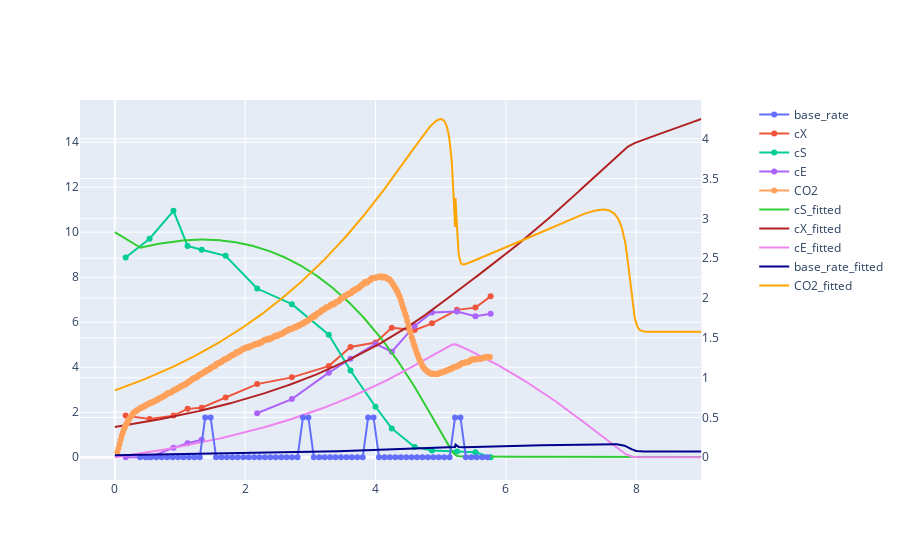
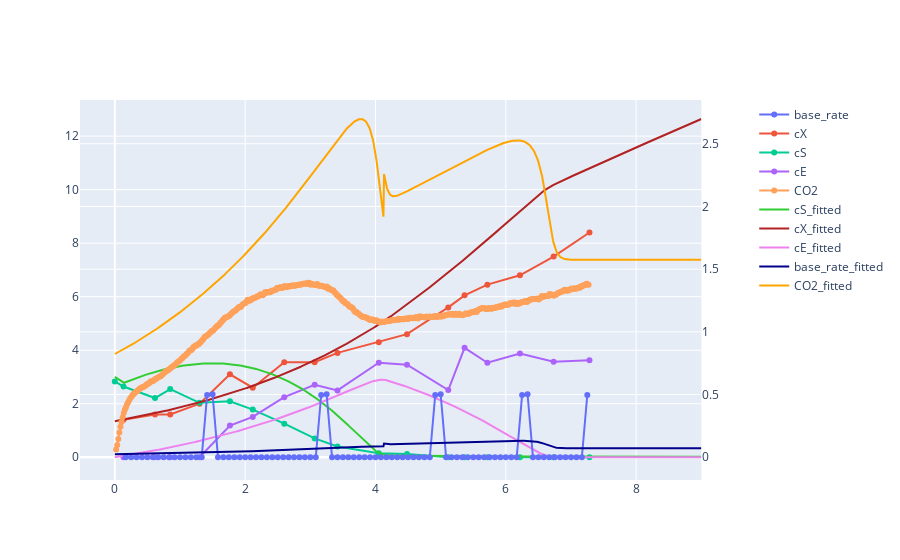
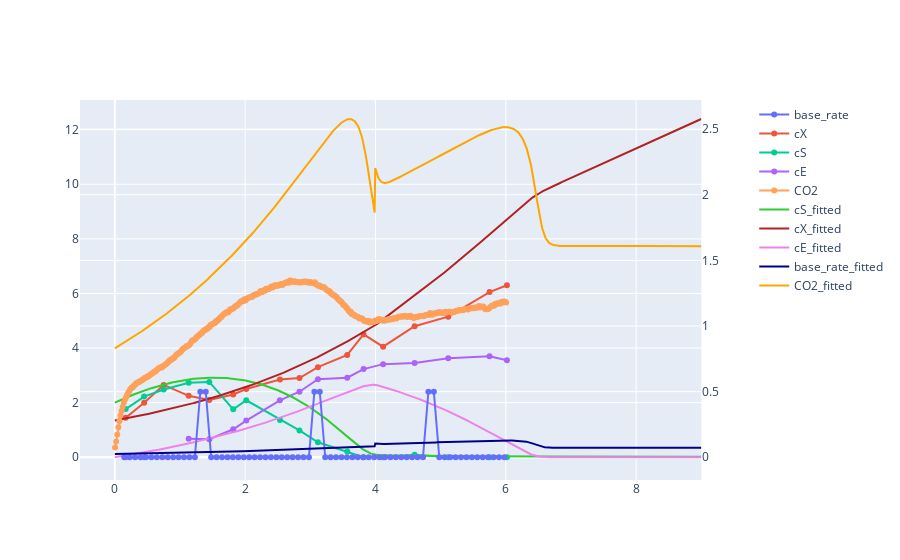
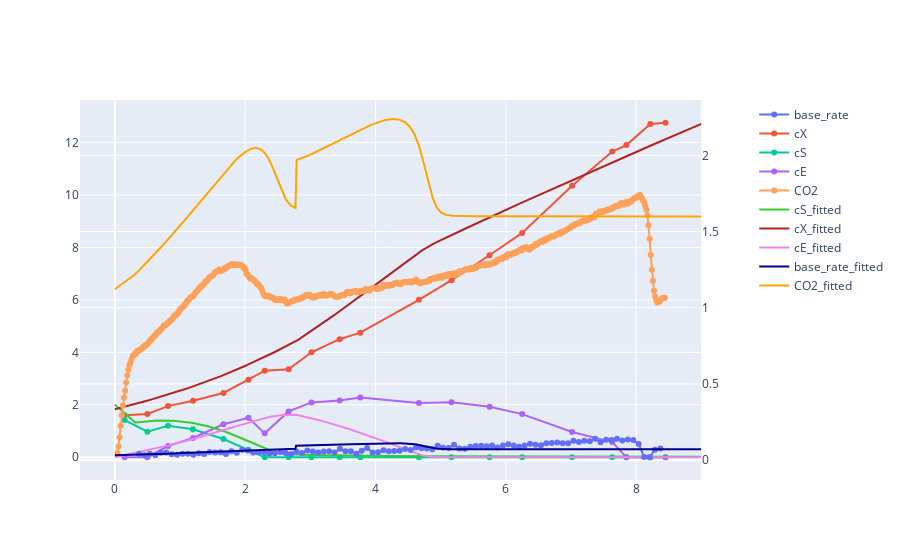

The code cell stored with these charts, in order, in its notebook:
### Code cell
line_markers = "lines+markers"
line = "lines"



for [key_dat, df_list], [key_fit, df_fit] in zip(datasets_dict_original.items(), fit_dict.items()):
    print("this is exp_data: ", key_dat)
    fig = make_subplots( specs=[[{"secondary_y": True}]]) 
    
    #exp data add
    for df_dat in df_list:
        
        for column in df_dat:
            secondary_y_flag = column  in ["base_rate", "CO2"]
            
            fig.add_trace( 
    go.Scatter(x= df_dat.index, y= df_dat[column], name= column, mode = line_markers), 
    secondary_y=secondary_y_flag, )
        


    #fit data add
    fig.add_trace( 
        go.Scatter(x= t_sim, y= df_fit["cS"], name= "cS_fitted", mode = line, marker = dict(color = "limegreen")), 
        secondary_y=False,)
    fig.add_trace( 
        go.Scatter(x= t_sim, y= df_fit["cX"], name= "cX_fitted", mode = line, marker = dict(color = "firebrick")), 
        secondary_y=False,)

    fig.add_trace( 
        go.Scatter(x= t_sim, y= df_fit["cE"], name= "cE_fitted", mode = line, marker = dict(color = "violet")), 
        secondary_y=False,)
    
    fig.add_trace( 
        go.Scatter(x= t_sim, y= df_fit["base_rate"], name= "base_rate_fitted", mode = line, marker = dict(color = "darkblue")), 
        secondary_y=True,)

    fig.add_trace( 
        go.Scatter(x= t_sim, y= df_fit["CO2"], name= "CO2_fitted", mode = line, marker = dict(color = "orange")), 
        secondary_y=True,)
    print("together with simulated model with p, y0, c in : ", key_fit)        
    fig.show()

### Figure 1 — Plotly figure (JSON) as saved in the notebook; plotly's stock layout.template omitted (floating-point values rounded to 4 significant figures; data arrays with more than 128 entries replaced by an {"elided": "..."} marker saying what was removed)
{"data": [{"mode": "lines+markers", "name": "base_rate", "type": "scatter", "x": [0.3039, 0.3872, 0.4706, 0.5539, 0.6372, 0.7206, 0.8039, 0.8872, 0.9706, 1.054, 1.137, 1.221, 1.304, 1.387, 1.471, 1.554, 1.637, 1.721, 1.804, 1.887, 1.971, 2.054, 2.137, 2.221, 2.304, 2.387, 2.471, 2.554, 2.637, 2.721, 2.804, 2.887, 2.971, 3.054, 3.137, 3.221, 3.304, 3.387, 3.471, 3.554, 3.637, 3.721, 3.804, 3.887, 3.971, 4.054, 4.137, 4.221, 4.304, 4.387, 4.471, 4.554, 4.637, 4.721, 4.804, 4.887, 4.971, 5.054, 5.137, 5.221, 5.304, 5.387, 5.471, 5.554, 5.637, 5.721], "xaxis": "x", "y": [null, 0, 0, 0, 0, 0, 0, 0, 0, 0, 0, 0, 0, 0.5, 0.5, 0, 0, 0, 0, 0, 0, 0, 0, 0, 0, 0, 0, 0, 0, 0, 0, 0.5, 0.5, 0, 0, 0, 0, 0, 0, 0, 0, 0, 0, 0.5, 0.5, 0, 0, 0, 0, 0, 0, 0, 0, 0, 0, 0, 0, 0, 0, 0.5, 0.5, 0, 0, 0, 0, 0], "yaxis": "y2"}, {"mode": "lines+markers", "name": "cX", "type": "scatter", "x": [0, 0.1667, 0.5333, 0.9, 1.117, 1.333, 1.7, 2.183, 2.717, 3.283, 3.617, 4, 4.25, 4.6, 4.867, 5.25, 5.533, 5.767], "xaxis": "x", "y": [null, 1.85, 1.7, 1.85, 2.15, 2.2, 2.65, 3.25, 3.55, 4.05, 4.9, 5.1, 5.75, 5.65, 5.95, 6.55, 6.65, 7.15], "yaxis": "y"}, {"mode": "lines+markers", "name": "cS", "type": "scatter", "x": [0, 0.1667, 0.5333, 0.9, 1.117, 1.333, 1.7, 2.183, 2.717, 3.283, 3.617, 4, 4.25, 4.6, 4.867, 5.25, 5.533, 5.767], "xaxis": "x", "y": [null, 8.879, 9.714, 10.95, 9.394, 9.222, 8.95, 7.498, 6.802, 5.449, 3.853, 2.245, 1.281, 0.4575, 0.2988, 0.2528, 0.223, 0], "yaxis": "y"}, {"mode": "lines+markers", "name": "cE", "type": "scatter", "x": [0, 0.1667, 0.5333, 0.9, 1.117, 1.333, 1.7, 2.183, 2.717, 3.283, 3.617, 4, 4.25, 4.6, 4.867, 5.25, 5.533, 5.767], "xaxis": "x", "y": [null, 0, 0, 0.4172, 0.6247, 0.7807, null, 1.953, 2.585, 3.759, 4.379, 5.034, 4.689, 5.837, 6.437, 6.472, 6.267, 6.374], "yaxis": "y"}, {"mode": "lines+markers", "name": "CO2", "type": "scatter", "x": {"elided": "344 float values"}, "xaxis": "x", "y": {"elided": "344 float values"}, "yaxis": "y2"}, {"marker": {"color": "limegreen"}, "mode": "lines", "name": "cS_fitted", "type": "scatter", "x": {"elided": "1001 float values"}, "xaxis": "x", "y": {"elided": "1001 float values"}, "yaxis": "y"}, {"marker": {"color": "firebrick"}, "mode": "lines", "name": "cX_fitted", "type": "scatter", "x": {"elided": "1001 float values"}, "xaxis": "x", "y": {"elided": "1001 float values"}, "yaxis": "y"}, {"marker": {"color": "violet"}, "mode": "lines", "name": "cE_fitted", "type": "scatter", "x": {"elided": "1001 float values"}, "xaxis": "x", "y": {"elided": "1001 float values"}, "yaxis": "y"}, {"marker": {"color": "darkblue"}, "mode": "lines", "name": "base_rate_fitted", "type": "scatter", "x": {"elided": "1001 float values"}, "xaxis": "x", "y": {"elided": "1001 float values"}, "yaxis": "y2"}, {"marker": {"color": "orange"}, "mode": "lines", "name": "CO2_fitted", "type": "scatter", "x": {"elided": "1001 float values"}, "xaxis": "x", "y": {"elided": "1001 float values"}, "yaxis": "y2"}], "layout": {"xaxis": {"anchor": "y", "domain": [0, 0.94]}, "yaxis": {"anchor": "x", "domain": [0, 1]}, "yaxis2": {"anchor": "x", "overlaying": "y", "side": "right"}}}

### Figure 2 — Plotly figure (JSON) as saved in the notebook; plotly's stock layout.template omitted (floating-point values rounded to 4 significant figures; data arrays with more than 128 entries replaced by an {"elided": "..."} marker saying what was removed)
{"data": [{"mode": "lines+markers", "name": "base_rate", "type": "scatter", "x": [0, 0.08333, 0.1667, 0.25, 0.3333, 0.4167, 0.5, 0.5833, 0.6667, 0.75, 0.8333, 0.9167, 1, 1.083, 1.167, 1.25, 1.333, 1.417, 1.5, 1.583, 1.667, 1.75, 1.833, 1.917, 2, 2.083, 2.167, 2.25, 2.333, 2.417, 2.5, 2.583, 2.667, 2.75, 2.833, 2.917, 3, 3.083, 3.167, 3.25, 3.333, 3.417, 3.5, 3.583, 3.667, 3.75, 3.833, 3.917, 4, 4.083, 4.167, 4.25, 4.333, 4.417, 4.5, 4.583, 4.667, 4.75, 4.833, 4.917, 5, 5.083, 5.167, 5.25, 5.333, 5.417, 5.5, 5.583, 5.667, 5.75, 5.833, 5.917, 6, 6.083, 6.167, 6.25, 6.333, 6.417, 6.5, 6.583, 6.667, 6.75, 6.833, 6.917, 7, 7.083, 7.167, 7.25], "xaxis": "x", "y": [null, null, 0, 0, 0, 0, 0, 0, 0, 0, 0, 0, 0, 0, 0, 0, 0, 0.4967, 0.5033, 5.543e-06, 0, 0, 0, 0, 0, 0, 0, 0, 0, 0, 0, 0, 0, 0, 0, 0, 0, 0, 0.4967, 0.5033, 5.603e-06, 0, 0, 0, 0, 0, 0, 0, 0, 0, 0, 0, 0, 0, 0, 0, 0, 0, 0, 0.4967, 0.5033, 5.484e-06, 0, 0, 0, 0, 0, 0, 0, 0, 0, 0, 0, 0, 0, 0.4967, 0.5033, 5.484e-06, 0, 0, 0, 0, 0, 0, 0, 0, 0, 0.4967], "yaxis": "y2"}, {"mode": "lines+markers", "name": "cX", "type": "scatter", "x": [0, 0.1333, 0.6167, 0.85, 1.3, 1.767, 2.117, 2.6, 3.067, 3.417, 4.05, 4.483, 5.117, 5.367, 5.717, 6.217, 6.733, 7.283], "xaxis": "x", "y": [null, 1.4, 1.6, 1.6, 2, 3.1, 2.6, 3.55, 3.55, 3.9, 4.3, 4.6, 5.6, 6.05, 6.45, 6.8, 7.5, 8.4], "yaxis": "y"}, {"mode": "lines+markers", "name": "cS", "type": "scatter", "x": [0, 0.1333, 0.6167, 0.85, 1.3, 1.767, 2.117, 2.6, 3.067, 3.417, 4.05, 4.483, 5.117, 5.367, 5.717, 6.217, 6.733, 7.283], "xaxis": "x", "y": [2.832, 2.643, 2.213, 2.55, 2.034, 2.091, 1.781, 1.256, 0.7038, 0.3995, 0.1465, 0.1218, 0, 0, 0, 0, 0, 0], "yaxis": "y"}, {"mode": "lines+markers", "name": "cE", "type": "scatter", "x": [0, 0.1333, 0.6167, 0.85, 1.3, 1.767, 2.117, 2.6, 3.067, 3.417, 4.05, 4.483, 5.117, 5.367, 5.717, 6.217, 6.733, 7.283], "xaxis": "x", "y": [null, 0, 0, 0, 0, 1.182, 1.506, 2.246, 2.71, 2.498, 3.533, 3.457, 2.51, 4.089, 3.531, 3.874, 3.568, 3.623], "yaxis": "y"}, {"mode": "lines+markers", "name": "CO2", "type": "scatter", "x": {"elided": "436 float values"}, "xaxis": "x", "y": {"elided": "436 float values"}, "yaxis": "y2"}, {"marker": {"color": "limegreen"}, "mode": "lines", "name": "cS_fitted", "type": "scatter", "x": {"elided": "1001 float values"}, "xaxis": "x", "y": {"elided": "1001 float values"}, "yaxis": "y"}, {"marker": {"color": "firebrick"}, "mode": "lines", "name": "cX_fitted", "type": "scatter", "x": {"elided": "1001 float values"}, "xaxis": "x", "y": {"elided": "1001 float values"}, "yaxis": "y"}, {"marker": {"color": "violet"}, "mode": "lines", "name": "cE_fitted", "type": "scatter", "x": {"elided": "1001 float values"}, "xaxis": "x", "y": {"elided": "1001 float values"}, "yaxis": "y"}, {"marker": {"color": "darkblue"}, "mode": "lines", "name": "base_rate_fitted", "type": "scatter", "x": {"elided": "1001 float values"}, "xaxis": "x", "y": {"elided": "1001 float values"}, "yaxis": "y2"}, {"marker": {"color": "orange"}, "mode": "lines", "name": "CO2_fitted", "type": "scatter", "x": {"elided": "1001 float values"}, "xaxis": "x", "y": {"elided": "1001 float values"}, "yaxis": "y2"}], "layout": {"xaxis": {"anchor": "y", "domain": [0, 0.94]}, "yaxis": {"anchor": "x", "domain": [0, 1]}, "yaxis2": {"anchor": "x", "overlaying": "y", "side": "right"}}}

### Figure 3 — Plotly figure (JSON) as saved in the notebook; plotly's stock layout.template omitted (floating-point values rounded to 4 significant figures; data arrays with more than 128 entries replaced by an {"elided": "..."} marker saying what was removed)
{"data": [{"mode": "lines+markers", "name": "base_rate", "type": "scatter", "x": [0.06194, 0.1453, 0.2286, 0.3119, 0.3953, 0.4786, 0.5619, 0.6453, 0.7286, 0.8119, 0.8953, 0.9786, 1.062, 1.145, 1.229, 1.312, 1.395, 1.479, 1.562, 1.645, 1.729, 1.812, 1.895, 1.979, 2.062, 2.145, 2.229, 2.312, 2.395, 2.479, 2.562, 2.645, 2.729, 2.812, 2.895, 2.979, 3.062, 3.145, 3.229, 3.312, 3.395, 3.479, 3.562, 3.645, 3.729, 3.812, 3.895, 3.979, 4.062, 4.145, 4.229, 4.312, 4.395, 4.479, 4.562, 4.645, 4.729, 4.812, 4.895, 4.979, 5.062, 5.145, 5.229, 5.312, 5.395, 5.479, 5.562, 5.645, 5.729, 5.812, 5.895, 5.979], "xaxis": "x", "y": [null, 0, 0, 0, 0, 0, 0, 0, 0, 0, 0, 0, 0, 0, 0, 0.5, 0.5, 0, 0, 0, 0, 0, 0, 0, 0, 0, 0, 0, 0, 0, 0, 0, 0, 0, 0, 0, 0.5, 0.5, 0, 0, 0, 0, 0, 0, 0, 0, 0, 0, 0, 0, 0, 0, 0, 0, 0, 0, 0, 0.5, 0.5, 0, 0, 0, 0, 0, 0, 0, 0, 0, 0, 0, 0, 0], "yaxis": "y2"}, {"mode": "lines+markers", "name": "cX", "type": "scatter", "x": [0, 0.1667, 0.45, 0.75, 1.133, 1.45, 1.817, 2.017, 2.533, 2.833, 3.117, 3.567, 3.817, 4.117, 4.6, 5.117, 5.75, 6.017], "xaxis": "x", "y": [null, 1.45, 2, 2.65, 2.25, 2.1, 2.3, 2.5, 2.85, 2.9, 3.3, 3.75, 4.5, 4.05, 4.8, 5.15, 6.05, 6.3], "yaxis": "y"}, {"mode": "lines+markers", "name": "cS", "type": "scatter", "x": [0, 0.1667, 0.45, 0.75, 1.133, 1.45, 1.817, 2.017, 2.533, 2.833, 3.117, 3.567, 3.817, 4.117, 4.6, 5.117, 5.75, 6.017], "xaxis": "x", "y": [null, 1.765, 2.223, 2.481, 2.73, 2.759, 1.754, 2.087, 1.369, 0.9841, 0.5504, 0.2129, 0, 0, 0.09543, 0, 0, 0], "yaxis": "y"}, {"mode": "lines+markers", "name": "cE", "type": "scatter", "x": [0, 0.1667, 0.45, 0.75, 1.133, 1.45, 1.817, 2.017, 2.533, 2.833, 3.117, 3.567, 3.817, 4.117, 4.6, 5.117, 5.75, 6.017], "xaxis": "x", "y": [null, 0, 0, null, 0.6755, 0.6635, 1.026, 1.343, 2.084, 2.4, 2.859, 2.916, 3.229, 3.411, 3.452, 3.623, 3.703, 3.557], "yaxis": "y"}, {"mode": "lines+markers", "name": "CO2", "type": "scatter", "x": {"elided": "361 float values"}, "xaxis": "x", "y": {"elided": "361 float values"}, "yaxis": "y2"}, {"marker": {"color": "limegreen"}, "mode": "lines", "name": "cS_fitted", "type": "scatter", "x": {"elided": "1001 float values"}, "xaxis": "x", "y": {"elided": "1001 float values"}, "yaxis": "y"}, {"marker": {"color": "firebrick"}, "mode": "lines", "name": "cX_fitted", "type": "scatter", "x": {"elided": "1001 float values"}, "xaxis": "x", "y": {"elided": "1001 float values"}, "yaxis": "y"}, {"marker": {"color": "violet"}, "mode": "lines", "name": "cE_fitted", "type": "scatter", "x": {"elided": "1001 float values"}, "xaxis": "x", "y": {"elided": "1001 float values"}, "yaxis": "y"}, {"marker": {"color": "darkblue"}, "mode": "lines", "name": "base_rate_fitted", "type": "scatter", "x": {"elided": "1001 float values"}, "xaxis": "x", "y": {"elided": "1001 float values"}, "yaxis": "y2"}, {"marker": {"color": "orange"}, "mode": "lines", "name": "CO2_fitted", "type": "scatter", "x": {"elided": "1001 float values"}, "xaxis": "x", "y": {"elided": "1001 float values"}, "yaxis": "y2"}], "layout": {"xaxis": {"anchor": "y", "domain": [0, 0.94]}, "yaxis": {"anchor": "x", "domain": [0, 1]}, "yaxis2": {"anchor": "x", "overlaying": "y", "side": "right"}}}

### Figure 4 — Plotly figure (JSON) as saved in the notebook; plotly's stock layout.template omitted (floating-point values rounded to 4 significant figures; data arrays with more than 128 entries replaced by an {"elided": "..."} marker saying what was removed)
{"data": [{"mode": "lines+markers", "name": "base_rate", "type": "scatter", "x": [0.03833, 0.1217, 0.205, 0.2883, 0.3717, 0.455, 0.5383, 0.6217, 0.705, 0.7883, 0.8717, 0.955, 1.038, 1.122, 1.205, 1.288, 1.372, 1.455, 1.538, 1.622, 1.705, 1.788, 1.872, 1.955, 2.038, 2.122, 2.205, 2.288, 2.372, 2.455, 2.538, 2.622, 2.705, 2.788, 2.872, 2.955, 3.038, 3.122, 3.205, 3.288, 3.372, 3.455, 3.538, 3.622, 3.705, 3.788, 3.872, 3.955, 4.038, 4.122, 4.205, 4.288, 4.372, 4.455, 4.538, 4.622, 4.705, 4.788, 4.872, 4.955, 5.038, 5.122, 5.205, 5.288, 5.372, 5.455, 5.538, 5.622, 5.705, 5.788, 5.872, 5.955, 6.038, 6.122, 6.205, 6.288, 6.372, 6.455, 6.538, 6.622, 6.705, 6.788, 6.872, 6.955, 7.038, 7.122, 7.205, 7.288, 7.372, 7.455, 7.538, 7.622, 7.705, 7.788, 7.872, 7.955, 8.038, 8.122, 8.205, 8.288, 8.372], "xaxis": "x", "y": [null, null, null, null, 0.04158, 0.03167, 0.04242, 0.03267, 0.04783, 0.04967, 0.03883, 0.035, 0.04175, 0.04125, 0.03483, 0.0455, 0.03975, 0.054, 0.04975, 0.052, 0.03967, 0.05792, 0.04842, 0.06783, 0.064, 0.04992, 0.05133, 0.05167, 0.04408, 0.04608, 0.05333, 0.04625, 0.03992, 0.05758, 0.04708, 0.06333, 0.05725, 0.04983, 0.05717, 0.05783, 0.0495, 0.07433, 0.05808, 0.059, 0.04275, 0.06117, 0.08025, 0.05033, 0.05175, 0.06517, 0.05858, 0.0595, 0.061, 0.07292, 0.06625, 0.08267, 0.07775, 0.07583, 0.07167, 0.09525, 0.08108, 0.08017, 0.1004, 0.07683, 0.07467, 0.08733, 0.09258, 0.09383, 0.09125, 0.096, 0.08225, 0.097, 0.1045, 0.09675, 0.0885, 0.09692, 0.1081, 0.101, 0.09758, 0.1116, 0.1133, 0.1163, 0.1106, 0.1106, 0.1267, 0.1194, 0.1275, 0.124, 0.1402, 0.1172, 0.1336, 0.1324, 0.14, 0.1295, 0.1355, 0.1321, 0.1053, 0.02142, 0.01908, 0.06883, 0.07633], "yaxis": "y2"}, {"mode": "lines+markers", "name": "cX", "type": "scatter", "x": [0, 0.15, 0.5, 0.8167, 1.2, 1.667, 2.05, 2.3, 2.667, 3.017, 3.45, 3.767, 4.667, 5.167, 5.75, 6.25, 7.017, 7.633, 7.85, 8.217, 8.45], "xaxis": "x", "y": [null, 1.6, 1.65, 1.95, 2.15, 2.45, 2.95, 3.3, 3.35, 4, 4.5, 4.75, 6, 6.75, 7.7, 8.55, 10.35, 11.65, 11.9, 12.7, 12.75], "yaxis": "y"}, {"mode": "lines+markers", "name": "cS", "type": "scatter", "x": [0, 0.15, 0.5, 0.8167, 1.2, 1.667, 2.05, 2.3, 2.667, 3.017, 3.45, 3.767, 4.667, 5.167, 5.75, 6.25, 7.017, 7.633, 7.85, 8.217, 8.45], "xaxis": "x", "y": [null, 1.419, 0.9746, 1.198, 1.068, 0.6934, 0.2877, 0, 0, 0, 0, 0, 0, 0, 0, 0, 0, 0, 0, 0, 0], "yaxis": "y"}, {"mode": "lines+markers", "name": "cE", "type": "scatter", "x": [0, 0.15, 0.5, 0.8167, 1.2, 1.667, 2.05, 2.3, 2.667, 3.017, 3.45, 3.767, 4.667, 5.167, 5.75, 6.25, 7.017, 7.633, 7.85, 8.217, 8.45], "xaxis": "x", "y": [null, 0, 0, 0.428, 0.7334, 1.257, 1.504, 0.9111, 1.747, 2.091, 2.164, 2.277, 2.069, 2.095, 1.923, 1.645, 0.9623, 0.5794, 0, 0, 0], "yaxis": "y"}, {"mode": "lines+markers", "name": "CO2", "type": "scatter", "x": {"elided": "505 float values"}, "xaxis": "x", "y": {"elided": "505 float values"}, "yaxis": "y2"}, {"marker": {"color": "limegreen"}, "mode": "lines", "name": "cS_fitted", "type": "scatter", "x": {"elided": "1001 float values"}, "xaxis": "x", "y": {"elided": "1001 float values"}, "yaxis": "y"}, {"marker": {"color": "firebrick"}, "mode": "lines", "name": "cX_fitted", "type": "scatter", "x": {"elided": "1001 float values"}, "xaxis": "x", "y": {"elided": "1001 float values"}, "yaxis": "y"}, {"marker": {"color": "violet"}, "mode": "lines", "name": "cE_fitted", "type": "scatter", "x": {"elided": "1001 float values"}, "xaxis": "x", "y": {"elided": "1001 float values"}, "yaxis": "y"}, {"marker": {"color": "darkblue"}, "mode": "lines", "name": "base_rate_fitted", "type": "scatter", "x": {"elided": "1001 float values"}, "xaxis": "x", "y": {"elided": "1001 float values"}, "yaxis": "y2"}, {"marker": {"color": "orange"}, "mode": "lines", "name": "CO2_fitted", "type": "scatter", "x": {"elided": "1001 float values"}, "xaxis": "x", "y": {"elided": "1001 float values"}, "yaxis": "y2"}], "layout": {"xaxis": {"anchor": "y", "domain": [0, 0.94]}, "yaxis": {"anchor": "x", "domain": [0, 1]}, "yaxis2": {"anchor": "x", "overlaying": "y", "side": "right"}}}
